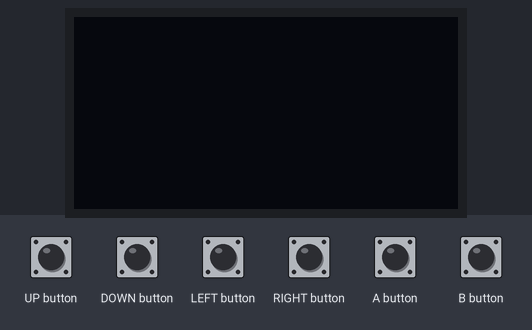
The sketch below on a simulated Arduboy, built with avr-gcc and run on an emulated ATmega32U4. On the bench: 128×64 one-colour display. Inputs (shaded band) come from the test bench.

Above: at 1.2 s.
1.3 s: DOWN button pressed for 0.15 s
At 2.2 s:
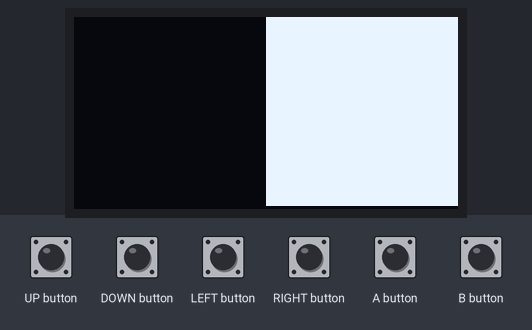
2.9 s: LEFT button pressed for 0.15 s
At 3.8 s:
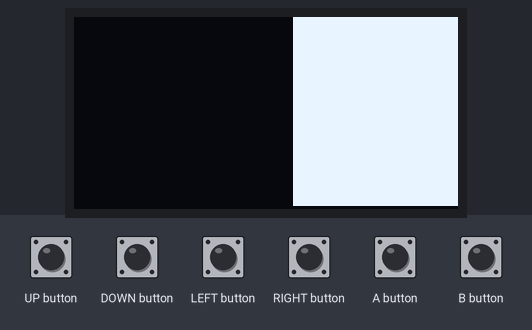
4.5 s: RIGHT button pressed for 1 s
At 6.7 s:
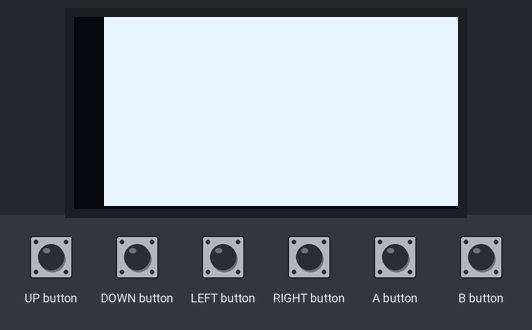
7.0 s: UP button pressed for 0.15 s
At 7.7 s:
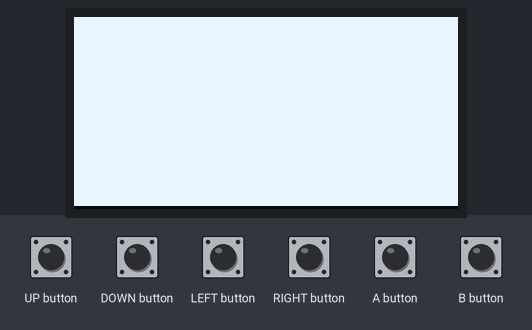
8.6 s: DOWN button pressed for 1 s
At 10.4 s:
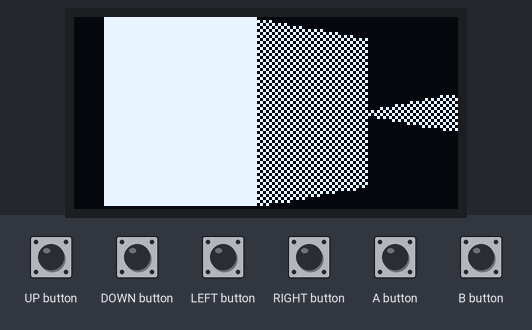
11.1 s: UP button pressed for 1 s
At 11.17 s:
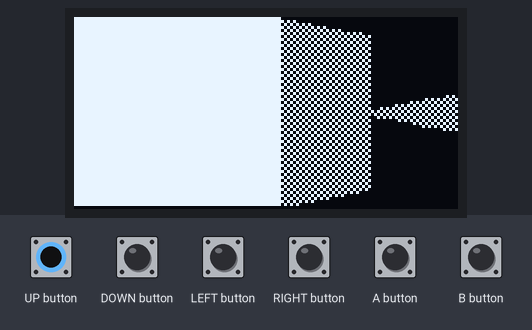
Timing chart, 0 to 14.1 s (numbered marks = the images above; inputs shaded):
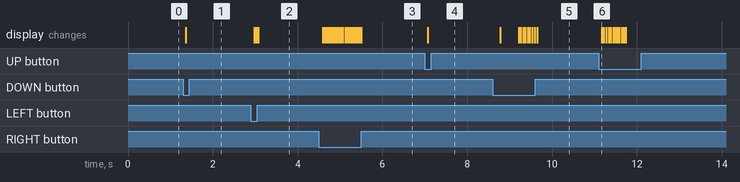

The sketch:

3dWorld.ino
```cpp
#include <Arduboy2.h>

Arduboy2 arduboy;

const int mapWidth = 100;
const int mapHeight = 100;

float posX = 50.0, posY = 50.0; // Initial position
float dirX = -1.0, dirY = 0.0; // Initial direction vector
float planeX = 0.0, planeY = 0.66; // Camera plane

// Basic hash function for map generation
unsigned int hash(int x, int y) {
  return (x * 88339u) ^ (y * 91967u) ^ (88339u * 91967u);
}

// Function to determine if a map cell is a wall
bool isWall(int x, int y) {
  if (x < 0 || x >= mapWidth || y < 0 || y >= mapHeight) return true; // Boundaries
  unsigned int h = hash(x, y);
  return (h % 4 == 0); // Adjust for desired wall density
}

void setup() {
  arduboy.begin();
  arduboy.clear();
}

void loop() {
  if (!arduboy.nextFrame()) return;
  arduboy.clear();

  for (int x = 0; x < arduboy.width(); x++) {
    // Calculate ray position and direction
    double cameraX = 2 * x / double(arduboy.width()) - 1;
    double rayDirX = dirX + planeX * cameraX;
    double rayDirY = dirY + planeY * cameraX;

    // Which box of the map we're in
    int mapX = int(posX);
    int mapY = int(posY);

    // Length of ray from current position to next x or y-side
    double sideDistX, sideDistY;

    // Length of ray from one x or y-side to next x or y-side
    double deltaDistX = (rayDirX == 0) ? 1e30 : abs(1 / rayDirX);
    double deltaDistY = (rayDirY == 0) ? 1e30 : abs(1 / rayDirY);
    double perpWallDist;

    // What direction to step in x or y-direction (+1 or -1)
    int stepX, stepY;
    int hit = 0; // Was there a wall hit?
    int side; // Was a NS or a EW wall hit?

    // Calculate step and initial sideDist
    if (rayDirX < 0) {
      stepX = -1;
      sideDistX = (posX - mapX) * deltaDistX;
    } else {
      stepX = 1;
      sideDistX = (mapX + 1.0 - posX) * deltaDistX;
    }
    if (rayDirY < 0) {
      stepY = -1;
      sideDistY = (posY - mapY) * deltaDistY;
    } else {
      stepY = 1;
      sideDistY = (mapY + 1.0 - posY) * deltaDistY;
    }

    // Perform DDA
    while (hit == 0) {
      // Jump to next map square, in x-direction or y-direction
      if (sideDistX < sideDistY) {
        sideDistX += deltaDistX;
        mapX += stepX;
        side = 0;
      } else {
        sideDistY += deltaDistY;
        mapY += stepY;
        side = 1;
      }
      // Check if ray has hit a wall
      if (isWall(mapX, mapY)) hit = 1;
    }

    // Calculate distance to the point of wall hit
    if (side == 0) perpWallDist = (mapX - posX + (1 - stepX) / 2) / rayDirX;
    else           perpWallDist = (mapY - posY + (1 - stepY) / 2) / rayDirY;

    // Calculate height of wall slice to draw
    int lineHeight = (int)(arduboy.height() / perpWallDist);

    // Calculate where to draw the wall slice
    int drawStart = -lineHeight / 2 + arduboy.height() / 2;
    if (drawStart < 0) drawStart = 0;
    int drawEnd = lineHeight / 2 + arduboy.height() / 2;
    if (drawEnd >= arduboy.height()) drawEnd = arduboy.height() - 1;

    // Draw the wall slice
    // Determine rendering based on wall distance
    if (perpWallDist < 1.0) {  // Close walls are solid white
      arduboy.drawFastVLine(x, drawStart, drawEnd - drawStart, WHITE);
    } else {  // Distant walls are rendered with dithering
      for (int y = drawStart; y < drawEnd; y++) {
        if ((x + y) % 2 == 0) {
          arduboy.drawPixel(x, y, WHITE);
        }
      }
    }
  }

  // Player movement and rotation
  double moveSpeed = 0.05; // Adjust as needed
  double rotSpeed = 0.03; // Adjust as needed

  if (arduboy.pressed(UP_BUTTON)) {
    if (!isWall(int(posX + dirX * moveSpeed), int(posY)))
      posX += dirX * moveSpeed;
    if (!isWall(int(posX), int(posY + dirY * moveSpeed)))
      posY += dirY * moveSpeed;
  }
  if (arduboy.pressed(DOWN_BUTTON)) {
    if (!isWall(int(posX - dirX * moveSpeed), int(posY)))
      posX -= dirX * moveSpeed;
    if (!isWall(int(posX), int(posY - dirY * moveSpeed)))
      posY -= dirY * moveSpeed;
  }
  if (arduboy.pressed(LEFT_BUTTON)) {
    // Rotate left
    double oldDirX = dirX;
    dirX = dirX * cos(rotSpeed) - dirY * sin(rotSpeed);
    dirY = oldDirX * sin(rotSpeed) + dirY * cos(rotSpeed);
    double oldPlaneX = planeX;
    planeX = planeX * cos(rotSpeed) - planeY * sin(rotSpeed);
    planeY = oldPlaneX * sin(rotSpeed) + planeY * cos(rotSpeed);
  }
  if (arduboy.pressed(RIGHT_BUTTON)) {
    // Rotate right
    double oldDirX = dirX;
    dirX = dirX * cos(-rotSpeed) - dirY * sin(-rotSpeed);
    dirY = oldDirX * sin(-rotSpeed) + dirY * cos(-rotSpeed);
    double oldPlaneX = planeX;
    planeX = planeX * cos(-rotSpeed) - planeY * sin(-rotSpeed);
    planeY = oldPlaneX * sin(-rotSpeed) + planeY * cos(-rotSpeed);
  }

  arduboy.display();
}
```

Measured:
- after the input at 1.3 s, the display: changes after 0.07 s (image 1)
- after the input at 2.9 s, the display: first changes after 0.08 s (image 2 shows a later state)
- after the input at 4.5 s, the display: first changes after 0.09 s (image 3 shows a later state)
- after the input at 7.0 s, the display: changes after 0.07 s (image 4)
- after the input at 8.6 s, the display: first changes after 0.18 s (image 5 shows a later state)
- after the input at 11.1 s, the display: changes after 0.07 s (image 6)
